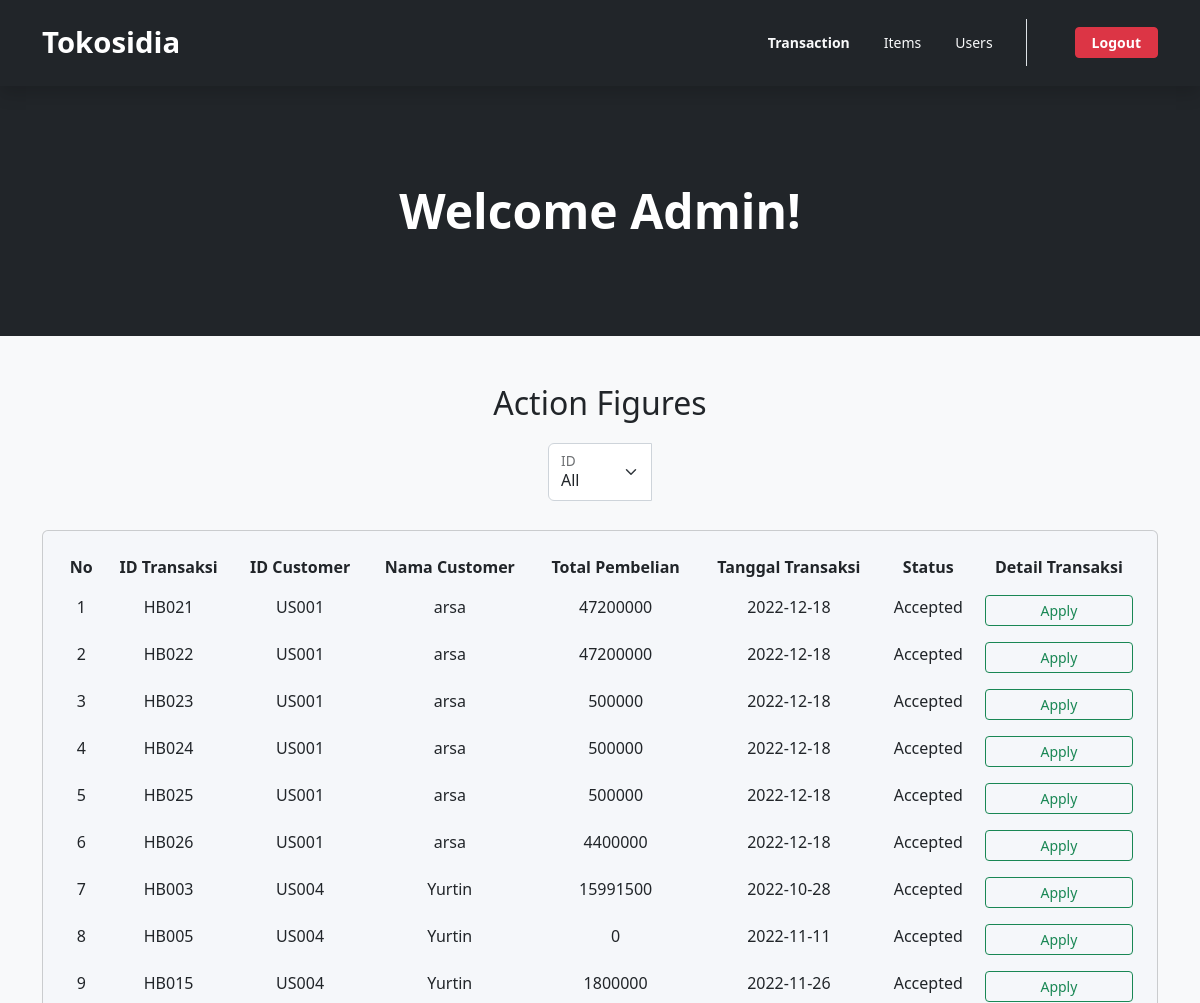
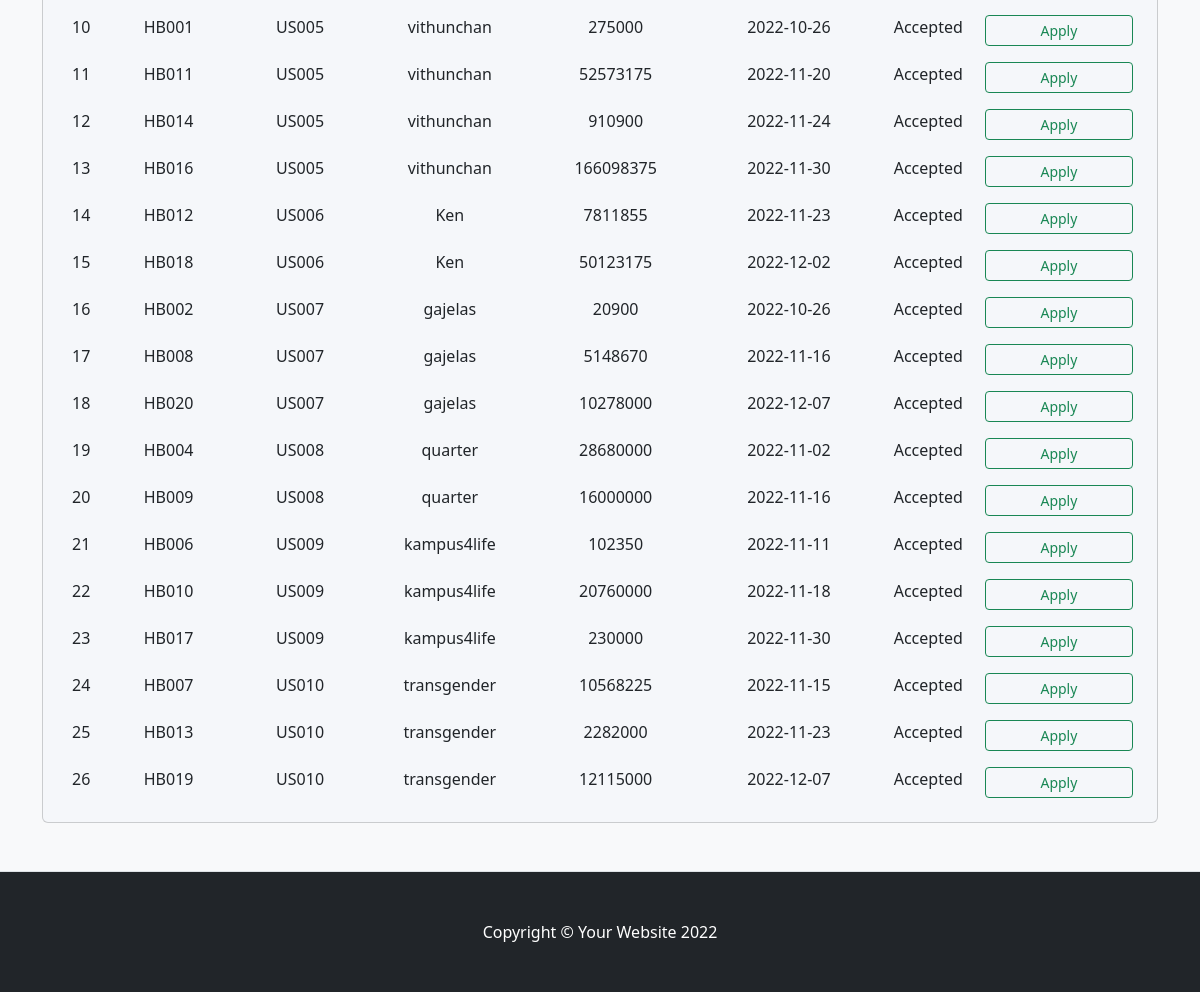
The app's page /admin.php with its own data (2 pictures, top to bottom).
### tables this page shows
CREATE TABLE `htrans_beli` (
  `hb_id` varchar(5) NOT NULL,
  `hb_date` date NOT NULL,
  `hb_total` double NOT NULL,
  `hb_customerid` varchar(5) NOT NULL,
  `hb_di_id` varchar(5) DEFAULT NULL,
  PRIMARY KEY (`hb_id`),
  KEY `FKCUSTOMER_HTRANSBELI` (`hb_customerid`),
  KEY `FKDISCOUNT_HTRANSBELI` (`hb_di_id`),
  CONSTRAINT `FKCUSTOMER_HTRANSBELI` FOREIGN KEY (`hb_customerid`) REFERENCES `users` (`us_id`),
  CONSTRAINT `FKDISCOUNT_HTRANSBELI` FOREIGN KEY (`hb_di_id`) REFERENCES `discount` (`di_id`)
);

CREATE TABLE `users` (
  `us_id` varchar(5) NOT NULL,
  `us_username` varchar(255) NOT NULL,
  `us_email` varchar(255) NOT NULL,
  `us_gender` tinyint(1) NOT NULL COMMENT '1=Male, 0=Female',
  `us_password` varchar(30) NOT NULL,
  `us_status` int(1) NOT NULL DEFAULT 1,
  PRIMARY KEY (`us_id`)
);

### admin.php (the view, shortened to what this page needs)
<?php
    require('action.php');
?>
<!DOCTYPE html>
<html lang="en">
    <head>
        <link href="https://cdn.jsdelivr.net/npm/bootstrap-icons@1.4.1/font/bootstrap-icons.css" rel="stylesheet">
        <link href="https://cdn.jsdelivr.net/npm/bootstrap@5.2.2/dist/css/bootstrap.min.css" rel="stylesheet">
        <link href="assets/css/general.css" rel="stylesheet">
    </head>
    <body>
        <nav class="my-nav navbar navbar-expand-lg p-3 position-sticky top-0 w-100 shadow navbar-dark bg-dark">
            <div class="container">
                <a class="navbar-brand" href="admin.php" style="font-size: 22pt; font-weight: bold;">Tokosidia</a>
                <div class="collapse navbar-collapse" id="navbarSupportedContent">
                    <ul class="navbar-nav ms-auto mb-2 me-5 mb-lg-0 px-3 border-end">
                        <li class="nav-item">
                            <a class="nav-link" aria-current="page" href="">
                                <button class="btn btn-sm text-light fw-bold">Transaction</button>
                            </a>
                        </li>
                        <li class="nav-item">
                            <a class="nav-link" href="admin-item.php">
                                <button class="btn btn-sm text-light">Items</button>
                            </a>
                        </li>
                        <li class="nav-item">
                            <a class="nav-link" href="admin-user.php">
                                <button class="btn btn-sm text-light">Users</button>
                            </a>
                        </li>
                    </ul>
                    <div class="d-flex">
                        <a class="" href="index.php">
                            <button class="btn btn-danger btn-sm px-3 fw-bold" name="logout">Logout</button>
                        </a>
                    </div>
                </div>
            </div>
        </nav>
        <header class="bg-dark py-5">
            <div class="container px-5">
                <div class="row gx-5 justify-content-center">
                    <div class="col-lg-6">
                        <div class="text-center my-5">
                            <h1 class="display-5 fw-bolder text-white mb-2">Welcome Admin!</h1>
                        </div>
                    </div>
                </div>
            </div>
        </header>
        <section class="intro py-5 border-bottom bg-light" id="features">
            <div class="mask d-flex align-items-center h-100">
                <div class="container text-center">
                    <h2>Action Figures</h2>
                    <div class="row justify-content-center">
                        <form action="" method="post">
                            <div class="input-group mx-auto" style="width: 200px; height: 100px; align-items: center;">
                                <div class="form-floating mb-3 mx-5">
                                    <select class="form-select" name='lokasi' id='lokasi'>
                                        <option value=''>All</option>
                                    </select>
                                    <label for="lokasi">ID</label>
                                </div>
                            </div>
                        </form>
                    </div>
                    <div class="row justify-content-center">
                        <div class="col-12">
                            <div class="card shadow-2-strong" style="background-color: #f5f7fa;">
                                <div class="card-body">
                                    <div class="table-responsive">
                                        <table class="table table-borderless mb-0 align-items-center justify-content-center">
                                            <thead>
                                            <tr>
                                                <th scope="col">No </th>
                                                <th scope="col">ID Transaksi</th>
                                                <th scope="col">ID Customer</th>
                                                <th scope="col">Nama Customer</th>
                                                <th scope="col">Total Pembelian</th>
                                                <th scope="col">Tanggal Transaksi</th>
                                                <th scope="col">Status</th>
                                                <th scope="col">Detail Transaksi</th>
                                            </tr>
                                            </thead>
                                            <tbody>
                                            <tbody>
                                                <?php
                                                    $query = "SELECT h.hb_id as 'ID_Trans', h.hb_customerid as 'ID' ,u.us_username as 'Cust_name', h.hb_total as 'Total', h.hb_date as 'Tanggal'
                                                             from htrans_beli h join users u on u.us_id = h.hb_customerid";
                                                    $query = mysqli_query($con, $query);
                                                    $counter =1;
                                                    while($row = mysqli_fetch_array($query, MYSQLI_ASSOC)){
                                                ?>
                                                <tr>
                                                    <td><?=$counter++?></td>
                                                    <td><?=$row['ID_Trans']?></td>
                                                    <td><?=$row['ID']?></td>
                                                    <td><?=$row['Cust_name']?></td>
                                                    <td><?=$row['Total']?></td>
                                                    <td><?=$row['Tanggal']?></td>
                                                    <td>Accepted</td>
                                                    <td class="d-grid gap-2">
                                                        <button name='btn-apply' class='btn btn-outline-success btn-sm px-4'>Apply</button>
                                                    </td>
                                                </tr>
                                                <?php
                                                    }
                                                ?>
                                            </tbody>
                                        </table>
                                    </div>
                                </div>
                            </div>
                        </div>
                    </div>
                </div>
            </div>
        </section>
        <footer class="py-5 bg-dark">
            <div class="container px-5"><p class="m-0 text-center text-white">Copyright &copy; Your Website 2022</p></div>
        </footer>
    </body>
</html>

### assets/css/general.css (style rules this page uses)
.input-group { position: relative; }
.my-nav { z-index: 10; }

### records on screen
htrans_beli: hb_id "HB021", hb_customerid "US001", hb_customerid.us_username "arsa", hb_total "47200000", hb_date "2022-12-18"
htrans_beli: hb_id "HB022", hb_customerid "US001", hb_customerid.us_username "arsa", hb_total "47200000", hb_date "2022-12-18"
htrans_beli: hb_id "HB023", hb_customerid "US001", hb_customerid.us_username "arsa", hb_total "500000", hb_date "2022-12-18"
htrans_beli: hb_id "HB024", hb_customerid "US001", hb_customerid.us_username "arsa", hb_total "500000", hb_date "2022-12-18"
htrans_beli: hb_id "HB025", hb_customerid "US001", hb_customerid.us_username "arsa", hb_total "500000", hb_date "2022-12-18"
htrans_beli: hb_id "HB026", hb_customerid "US001", hb_customerid.us_username "arsa", hb_total "4400000", hb_date "2022-12-18"
htrans_beli: hb_id "HB003", hb_customerid "US004", hb_customerid.us_username "Yurtin", hb_total "15991500", hb_date "2022-10-28"
htrans_beli: hb_id "HB005", hb_customerid "US004", hb_customerid.us_username "Yurtin", hb_total "0", hb_date "2022-11-11"
htrans_beli: hb_id "HB015", hb_customerid "US004", hb_customerid.us_username "Yurtin", hb_total "1800000", hb_date "2022-11-26"
htrans_beli: hb_id "HB001", hb_customerid "US005", hb_customerid.us_username "vithunchan", hb_total "275000", hb_date "2022-10-26"
htrans_beli: hb_id "HB011", hb_customerid "US005", hb_customerid.us_username "vithunchan", hb_total "52573175", hb_date "2022-11-20"
htrans_beli: hb_id "HB014", hb_customerid "US005", hb_customerid.us_username "vithunchan", hb_total "910900", hb_date "2022-11-24"
htrans_beli: hb_id "HB016", hb_customerid "US005", hb_customerid.us_username "vithunchan", hb_total "166098375", hb_date "2022-11-30"
htrans_beli: hb_id "HB012", hb_customerid "US006", hb_customerid.us_username "Ken", hb_total "7811855", hb_date "2022-11-23"
htrans_beli: hb_id "HB018", hb_customerid "US006", hb_customerid.us_username "Ken", hb_total "50123175", hb_date "2022-12-02"
htrans_beli: hb_id "HB002", hb_customerid "US007", hb_customerid.us_username "gajelas", hb_total "20900", hb_date "2022-10-26"
htrans_beli: hb_id "HB008", hb_customerid "US007", hb_customerid.us_username "gajelas", hb_total "5148670", hb_date "2022-11-16"
htrans_beli: hb_id "HB020", hb_customerid "US007", hb_customerid.us_username "gajelas", hb_total "10278000", hb_date "2022-12-07"
htrans_beli: hb_id "HB004", hb_customerid "US008", hb_customerid.us_username "quarter", hb_total "28680000", hb_date "2022-11-02"
htrans_beli: hb_id "HB009", hb_customerid "US008", hb_customerid.us_username "quarter", hb_total "16000000", hb_date "2022-11-16"
htrans_beli: hb_id "HB006", hb_customerid "US009", hb_customerid.us_username "kampus4life", hb_total "102350", hb_date "2022-11-11"
htrans_beli: hb_id "HB010", hb_customerid "US009", hb_customerid.us_username "kampus4life", hb_total "20760000", hb_date "2022-11-18"
htrans_beli: hb_id "HB017", hb_customerid "US009", hb_customerid.us_username "kampus4life", hb_total "230000", hb_date "2022-11-30"
htrans_beli: hb_id "HB007", hb_customerid "US010", hb_customerid.us_username "transgender", hb_total "10568225", hb_date "2022-11-15"
htrans_beli: hb_id "HB013", hb_customerid "US010", hb_customerid.us_username "transgender", hb_total "2282000", hb_date "2022-11-23"
htrans_beli: hb_id "HB019", hb_customerid "US010", hb_customerid.us_username "transgender", hb_total "12115000", hb_date "2022-12-07"
